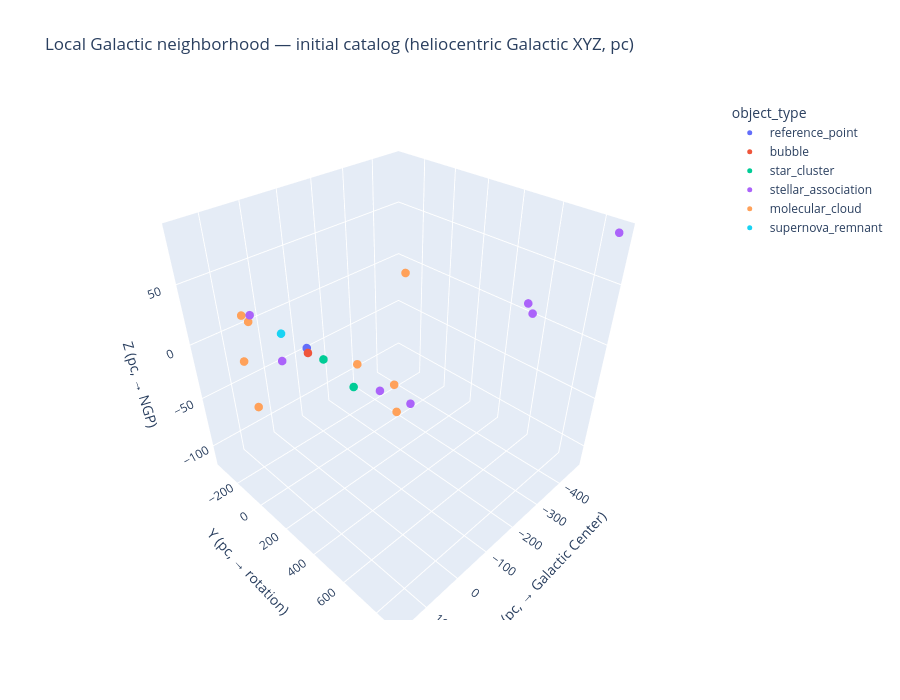

Notebook code for this chart:
### Markdown cell above
## 3. XYZ distribution of the initial object set

### Code cell
fig = px.scatter_3d(
    df,
    x="x_pc", y="y_pc", z="z_pc",
    color="object_type",
    hover_name="name",
    hover_data={"distance_pc": ":.1f", "source": True, "x_pc": False, "y_pc": False, "z_pc": False},
    title="Local Galactic neighborhood — initial catalog (heliocentric Galactic XYZ, pc)",
)
fig.update_traces(marker=dict(size=5))
fig.update_layout(scene=dict(xaxis_title="X (pc, → Galactic Center)",
                              yaxis_title="Y (pc, → rotation)",
                              zaxis_title="Z (pc, → NGP)"),
                   height=700)
fig.show()

### Figure 1 — Plotly figure (JSON) as saved in the notebook; plotly's stock layout.template omitted (floating-point values rounded to 4 significant figures)
{"data": [{"customdata": [[0.0, "Origin of the heliocentric coordinate system by definition"]], "hovertemplate": "<b>%{hovertext}</b><br><br>object_type=reference_point<br>distance_pc=%{customdata[0]:.1f}<br>source=%{customdata[1]}<extra></extra>", "hovertext": ["Sun"], "legendgroup": "reference_point", "marker": {"color": "#636efa", "size": 5, "symbol": "circle"}, "mode": "markers", "name": "reference_point", "scene": "scene", "showlegend": true, "type": "scatter3d", "x": [0.0], "y": [0.0], "z": [0.0]}, {"customdata": [[35.11, "Alves, M.I.R., Boulanger, F., Ferriere, K. & Montier, L. (2018), \"The Local Bubble: a magnetic veil to our Galaxy\", A&A, 611, L5 (doi:10.1051/0004-6361/201832637). Center position reused from Story #62's models/local_bubble.yaml ellipsoid-model center_pc = (x=10.2, y=33.6, z=0.0) pc, itself Alves et al. (2018) Table 1's fitted off-centred-spheroid offset (Sun at 0.58 of the semi-minor axis from the ellipsoid centre, along l=73 deg, b~0 deg) scaled by the paper's approximate a_pc=60 pc physical anchor (Sec. 1, citing Puspitarini et al. 2014, A&A, 566, A13)."]], "hovertemplate": "<b>%{hovertext}</b><br><br>object_type=bubble<br>distance_pc=%{customdata[0]:.1f}<br>source=%{customdata[1]}<extra></extra>", "hovertext": ["Local Bubble"], "legendgroup": "bubble", "marker": {"color": "#EF553B", "size": 5, "symbol": "circle"}, "mode": "markers", "name": "bubble", "scene": "scene", "showlegend": true, "type": "scatter3d", "x": [10.2], "y": [33.6], "z": [3.728e-14]}, {"customdata": [[47.5, "Gaia Collaboration, Babusiaux, C., van Leeuwen, F., Barstow, M. A., et al. 2018, A&A, 616, A10, 'Gaia Data Release 2: Observational Hertzsprung-Russell diagrams' - distance to the centre of the Hyades cluster from Gaia DR2: 47.50 +/- 0.15 pc, as quoted in Roeser, S., Schilbach, E., Goldman, B. 2019, A&A, 621, L2, 'Hyades tidal tails revealed by Gaia DR2' (arXiv:1811.03845), which also gives the DR1-era value of 46.75 +/- 0.46 pc for comparison."], [135.2, "Lodieu, N., Perez-Garrido, A., Smart, R. L., Silvotti, R. 2019, A&A, 628, A66, 'A 5D view of the alpha Per, Pleiades, and Praesepe clusters' (arXiv:1906.03924) - Bayesian distance (Luri et al. 2018 method) from 1248 Gaia DR2 astrometric members within the tidal radius: 135.15 +/- 0.43 pc."]], "hovertemplate": "<b>%{hovertext}</b><br><br>object_type=star_cluster<br>distance_pc=%{customdata[0]:.1f}<br>source=%{customdata[1]}<extra></extra>", "hovertext": ["Hyades", "Pleiades"], "legendgroup": "star_cluster", "marker": {"color": "#00cc96", "size": 5, "symbol": "circle"}, "mode": "markers", "name": "star_cluster", "scene": "scene", "showlegend": true, "type": "scatter3d", "x": [-44.31, -120.4], "y": [0.2877, 28.99], "z": [-17.12, -54.14]}, {"customdata": [[134.3, "de Zeeuw, P. T., Hoogerwerf, R., de Bruijne, J. H. J., Brown, A. G. A., Blaauw, A. 1999, AJ, 117, 354, 'A HIPPARCOS Census of the Nearby OB Associations' - mean subgroup distances: Upper Scorpius (US) 145 pc, Upper Centaurus-Lupus (UCL) 140 pc, Lower Centaurus-Crux (LCC) 118 pc. Still the standard subgroup-distance reference used by Gaia-era Sco-Cen studies (e.g. Damiani, F., et al. 2019, A&A, 623, A112, arXiv:1807.11884, which restricts its Gaia DR2 census to <200 pc and finds ~90% of known massive members within 100-170 pc, consistent with these subgroup values rather than superseding them with one number)."], [321.0, "Ortiz-Leon, G. N., Loinard, L., Dzib, S. A., et al. 2018, ApJ, 865, 73, 'The Gould's Belt Distances Survey (GOBELINS). V. Distances and Kinematics of the Perseus Molecular Cloud' - combined VLBA + Gaia DR2 trigonometric parallax distance to IC 348, the principal embedded cluster of the Perseus OB2 association: 321 +/- 10 pc."], [350.0, "Kounkel, M., Hartmann, L., Loinard, L., et al. 2018, AJ, 156, 84, 'The APOGEE-2 Survey of the Orion Star-forming Complex. II. Six-dimensional Structure' (arXiv:1805.04649) - kinematic group 'Orion D' (the population tracing the classical OB1a/OB1b belt stars, extending toward Rigel): 350 +/- 3 pc from APOGEE-2 + Gaia DR2 astrometry."], [350.9, "SIMBAD astronomical database (CDS), record Ass Vel OB 2, coo_bibcode 2018MNRAS.481L..11B"], [816.0, "Nagy, Zs., Abraham, P., Kospal, A. et al. (2022), \"Photometric and spectroscopic study of the burst-like brightening of two Gaia-alerted young stellar objects\", MNRAS, 516, 2. Distance to Cep OB3 of 816 +/- 53 pc obtained from a Gaussian fit to Gaia EDR3 parallax-based distances (Bailer-Jones et al. 2021) of 235 quality-filtered (RUWE < 1.4, parallax significant > 5 sigma) association members drawn from Jordi et al. (1996) and Getman et al. (2009)."], [886.5, "Szilagyi, M., Kun, M., Abraham, P. & Marton, G. (2023), \"The Gaia view of the Cepheus OB2 association\", MNRAS, 519, 5701-5716 (arXiv:2301.02346). Gaia DR3 clustering resolves the association into 13 subgroups spanning heliocentric distances of 829-944 pc along the line of sight, centred at Galactic (l,b) = (102.1 deg, +4.6 deg); the classical literature value (Contreras et al. 2002, ApJ, 572, 926) is ~900 pc. distance_pc/error_pc here are the midpoint/half-range of the quoted Gaia DR3 829-944 pc subgroup spread, not a formal single-value parallax uncertainty - no single-number mean distance + error is given in the source for the association as a whole."], [1009.0, "Wiesneth, B., Muzic, K. & Almendros-Abad, V. (2025), \"Internal dynamics and structure of Cepheus OB4: The asymmetric expansion of Berkeley 59\", A&A, 703, A193 (arXiv:2509.19175). Gaia DR3 astrometry gives a distance of 1009 +/- 12 pc to Berkeley 59, the dominant central massive-star cluster of the Cep OB4 association / H II bubble."]], "hovertemplate": "<b>%{hovertext}</b><br><br>object_type=stellar_association<br>distance_pc=%{customdata[0]:.1f}<br>source=%{customdata[1]}<extra></extra>", "hovertext": ["Scorpius-Centaurus Association", "Perseus OB2", "Orion OB1", "Vela OB2", "Cepheus OB3", "Cepheus OB2", "Cepheus OB4"], "legendgroup": "stellar_association", "marker": {"color": "#ab63fa", "size": 5, "symbol": "circle"}, "mode": "markers", "name": "stellar_association", "scene": "scene", "showlegend": true, "type": "scatter3d", "x": [125.6, -286.8, -297.5, -43.58, -295.5, -185.4, -475.4], "y": [-19.02, 108.7, -151.0, -345.0, 759.4, 863.9, 885.6], "z": [43.67, -94.59, -105.8, -47.11, 42.48, 71.66, 88.28]}, {"customdata": [[139.0, "Position: SIMBAD, \"NAME Ophiuchus Molecular Cloud\" / \"LDN 1688\" (identification only; RA/Dec used here are astropy-transformed coordinates of the nearest matching Zucker+2020 sightline, l=353.2 deg, b=16.6 deg, Table A.1 row \"Ophiuchus (L1688)\", Star Formation Handbook Southern volume p.351). Distance: Zucker, C., Speagle, J. S., Schlafly, E. F., Green, G. M., Finkbeiner, D. P., Goodman, A. A., & Alves, J. (2020), \"A compendium of distances to molecular clouds in the Star Formation Handbook\", Astronomy & Astrophysics, 633, A51 (arXiv:2001.00591). Distance is the reported median cloud distance (Table A.1) for the tabulated Star Formation Handbook sightline nearest this object's SIMBAD-catalogued named position (see notes for the exact sightline and l/b used); RA/Dec stored here are transformed from that sightline's published Galactic (l, b) via astropy.coordinates (no new position measurement is made - this is a coordinate-representation conversion of the published value, consistent with spec Idea.md §6's astropy-only transform requirement). distance.error_pc is sqrt(mean(statistical +/-)^2 + systematic^2), combined in quadrature as the paper itself recommends (Table A.1, note 4)."], [147.0, "Position: SIMBAD, \"NAME Taurus Complex\" (identification only; RA/Dec used here are astropy-transformed coordinates of the nearest matching Zucker+2020 sightline, l=173.5 deg, b=-14.2 deg, Table A.1 row \"Taurus\", Star Formation Handbook Northern volume p.405). Distance: Zucker, C., Speagle, J. S., Schlafly, E. F., Green, G. M., Finkbeiner, D. P., Goodman, A. A., & Alves, J. (2020), \"A compendium of distances to molecular clouds in the Star Formation Handbook\", Astronomy & Astrophysics, 633, A51 (arXiv:2001.00591). Distance is the reported median cloud distance (Table A.1) for the tabulated Star Formation Handbook sightline nearest this object's SIMBAD-catalogued named position (see notes for the exact sightline and l/b used); RA/Dec stored here are transformed from that sightline's published Galactic (l, b) via astropy.coordinates (no new position measurement is made - this is a coordinate-representation conversion of the published value, consistent with spec Idea.md §6's astropy-only transform requirement). distance.error_pc is sqrt(mean(statistical +/-)^2 + systematic^2), combined in quadrature as the paper itself recommends (Table A.1, note 4)."], [151.0, "Position: SIMBAD, \"Lupus 1\" (identification only; RA/Dec used here are astropy-transformed coordinates of the nearest matching Zucker+2020 sightline, l=339.0 deg, b=16.3 deg, Table A.1 row \"Lupus\", Star Formation Handbook Southern volume p.295). Distance: Zucker, C., Speagle, J. S., Schlafly, E. F., Green, G. M., Finkbeiner, D. P., Goodman, A. A., & Alves, J. (2020), \"A compendium of distances to molecular clouds in the Star Formation Handbook\", Astronomy & Astrophysics, 633, A51 (arXiv:2001.00591). Distance is the reported median cloud distance (Table A.1) for the tabulated Star Formation Handbook sightline nearest this object's SIMBAD-catalogued named position (see notes for the exact sightline and l/b used); RA/Dec stored here are transformed from that sightline's published Galactic (l, b) via astropy.coordinates (no new position measurement is made - this is a coordinate-representation conversion of the published value, consistent with spec Idea.md §6's astropy-only transform requirement). distance.error_pc is sqrt(mean(statistical +/-)^2 + systematic^2), combined in quadrature as the paper itself recommends (Table A.1, note 4)."], [163.0, "Dzib, S. A., Loinard, L., Ortiz-Leon, G. N., et al. 2018, ApJ, 868, 32, 'Distances and Kinematics of Gould Belt Star-forming Regions with Gaia DR2 Results' (arXiv:1810.01917) - Barnard 59 (B59), the only actively star-forming core in the Pipe Nebula: mean trigonometric parallax of 6.12 +/- 0.19 mas from ~20 Gaia DR2 YSOs corresponds to 163 +/- 5 pc."], [210.0, "Position: SIMBAD, \"NAME Chamaeleon I\" / \"NAME Cha 1\" (identification only; RA/Dec used here are astropy-transformed coordinates of the nearest matching Zucker+2020 sightline, l=297.5 deg, b=-15.3 deg, Table A.1 row \"Chamaeleon\", Star Formation Handbook Southern volume p.169). Distance: Zucker, C., Speagle, J. S., Schlafly, E. F., Green, G. M., Finkbeiner, D. P., Goodman, A. A., & Alves, J. (2020), \"A compendium of distances to molecular clouds in the Star Formation Handbook\", Astronomy & Astrophysics, 633, A51 (arXiv:2001.00591). Distance is the reported median cloud distance (Table A.1) for the tabulated Star Formation Handbook sightline nearest this object's SIMBAD-catalogued named position (see notes for the exact sightline and l/b used); RA/Dec stored here are transformed from that sightline's published Galactic (l, b) via astropy.coordinates (no new position measurement is made - this is a coordinate-representation conversion of the published value, consistent with spec Idea.md §6's astropy-only transform requirement). distance.error_pc is sqrt(mean(statistical +/-)^2 + systematic^2), combined in quadrature as the paper itself recommends (Table A.1, note 4)."], [276.0, "Position: SIMBAD, \"NAME Perseus Cloud\" (identification only; RA/Dec used here are astropy-transformed coordinates of the nearest matching Zucker+2020 sightline, l=159.3 deg, b=-20.6 deg, Table A.1 row \"Perseus\", Star Formation Handbook Northern volume pp.308,346,372). Distance: Zucker, C., Speagle, J. S., Schlafly, E. F., Green, G. M., Finkbeiner, D. P., Goodman, A. A., & Alves, J. (2020), \"A compendium of distances to molecular clouds in the Star Formation Handbook\", Astronomy & Astrophysics, 633, A51 (arXiv:2001.00591). Distance is the reported median cloud distance (Table A.1) for the tabulated Star Formation Handbook sightline nearest this object's SIMBAD-catalogued named position (see notes for the exact sightline and l/b used); RA/Dec stored here are transformed from that sightline's published Galactic (l, b) via astropy.coordinates (no new position measurement is made - this is a coordinate-representation conversion of the published value, consistent with spec Idea.md §6's astropy-only transform requirement). distance.error_pc is sqrt(mean(statistical +/-)^2 + systematic^2), combined in quadrature as the paper itself recommends (Table A.1, note 4)."], [352.0, "Zucker, C., Speagle, J. S., Schlafly, E. F., et al. 2019, ApJ, 879, 125, 'A Large Catalog of Accurate Distances to Local Molecular Clouds: The Gaia DR2 Edition' (arXiv:1902.01425) - 'Cepheus Near' cloud component: 352 pc +/- 1 pc (statistical) +/- 18 pc (systematic); error_pc here is the quadrature sum of the two quoted terms."], [433.0, "Position: SIMBAD, \"NAME Orion Molecular Cloud\" (identification only; RA/Dec used here are the astropy-transformed coordinates of the nearest matching Zucker+2020 sightline, l=206.4 deg, b=-15.4 deg, Table A.1 row \"Orion\", Star Formation Handbook Northern volume p.459 (Orion chapters 459/483/544/662/693)). Distance: Zucker, C., Speagle, J. S., Schlafly, E. F., Green, G. M., Finkbeiner, D. P., Goodman, A. A., & Alves, J. (2020), \"A compendium of distances to molecular clouds in the Star Formation Handbook\", Astronomy & Astrophysics, 633, A51 (arXiv:2001.00591). Distance is the reported median cloud distance (Table A.1) for the tabulated Star Formation Handbook sightline nearest this object's SIMBAD-catalogued named position (see notes for the exact sightline and l/b used); RA/Dec stored here are transformed from that sightline's published Galactic (l, b) via astropy.coordinates (no new position measurement is made - this is a coordinate-representation conversion of the published value, consistent with spec Idea.md §6's astropy-only transform requirement). distance.error_pc is sqrt(mean(statistical +/-)^2 + systematic^2), combined in quadrature as the paper itself recommends (Table A.1, note 4)."]], "hovertemplate": "<b>%{hovertext}</b><br><br>object_type=molecular_cloud<br>distance_pc=%{customdata[0]:.1f}<br>source=%{customdata[1]}<extra></extra>", "hovertext": ["Ophiuchus / Rho Ophiuchi Molecular Cloud", "Taurus Molecular Cloud", "Lupus Molecular Cloud", "Pipe Nebula", "Chamaeleon Molecular Cloud", "Perseus Molecular Cloud", "Cepheus Flare", "Orion Molecular Cloud Complex"], "legendgroup": "molecular_cloud", "marker": {"color": "#FFA15A", "size": 5, "symbol": "circle"}, "mode": "markers", "name": "molecular_cloud", "scene": "scene", "showlegend": true, "type": "scatter3d", "x": [132.3, -141.6, 135.3, 162.3, 93.53, -241.7, -157.1, -373.9], "y": [-15.77, 16.13, -51.94, 4.167, -179.7, 91.32, 308.9, -185.6], "z": [39.71, -36.06, 42.38, 14.33, -55.41, -97.11, 61.32, -115.0]}, {"customdata": [[293.0, "Dodson, R., Legge, D., Reynolds, J.E. & McCulloch, P.M. (2003), \"The Vela Pulsar's Proper Motion and Parallax Derived from VLBI Observations\", ApJ, 596, 1137 (arXiv:astro-ph/0302374). VLBI parallax of the embedded pulsar PSR B0833-45 = 3.4 +/- 0.2 mas, equivalent to a distance of 293 (+19/-17) pc; adopted here as the remnant's distance per standard convention that the Vela SNR shares the distance of its associated pulsar."]], "hovertemplate": "<b>%{hovertext}</b><br><br>object_type=supernova_remnant<br>distance_pc=%{customdata[0]:.1f}<br>source=%{customdata[1]}<extra></extra>", "hovertext": ["Vela Supernova Remnant"], "legendgroup": "supernova_remnant", "marker": {"color": "#19d3f3", "size": 5, "symbol": "circle"}, "mode": "markers", "name": "supernova_remnant", "scene": "scene", "showlegend": true, "type": "scatter3d", "x": [-32.87], "y": [-290.8], "z": [-14.25]}], "layout": {"height": 700, "legend": {"title": {"text": "object_type"}, "tracegroupgap": 0}, "scene": {"domain": {"x": [0.0, 1.0], "y": [0.0, 1.0]}, "xaxis": {"title": {"text": "X (pc, → Galactic Center)"}}, "yaxis": {"title": {"text": "Y (pc, → rotation)"}}, "zaxis": {"title": {"text": "Z (pc, → NGP)"}}}, "title": {"text": "Local Galactic neighborhood — initial catalog (heliocentric Galactic XYZ, pc)"}}}
